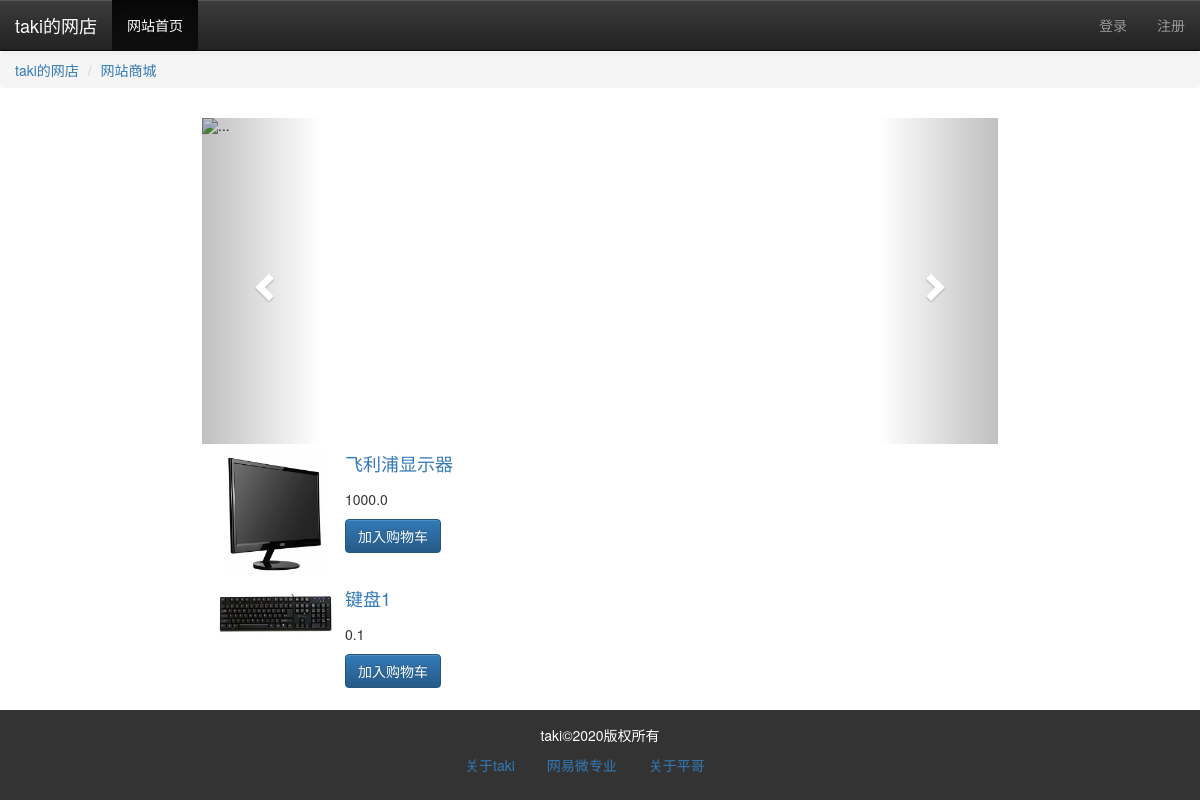
Screenshot of /mall/ with the database file from the repository.
### xp_mall/models/goods.py (models this page shows)
@whooshee.register_model("goods_title", "detail")
class Goods(db.Model):
    goods_id = db.Column(db.Integer, primary_key=True)
    goods_title = db.Column(db.String(100))
    goods_subhead = db.Column(db.String(100))
    category_id = db.Column(db.Integer, db.ForeignKey('goods_category.id'))
    thumb = db.Column(db.String(100))
    main_pic = db.Column(db.String(500))
    price = db.Column(db.FLOAT)
    detail = db.Column(db.TEXT)
    create_time = db.Column(db.DateTime)
    category = db.relationship('GoodsCategory')

### xp_mall/mall/goods.py (the view)
@mall_module.route('/')
def index():
    page = request.args.get('page', 1, type=int)
    per_page = current_app.config['XPMALL_GOODS_PER_PAGE']
    pagination = Goods.query.order_by(Goods.create_time.desc()).paginate(page, per_page=per_page)
    goods_list = pagination.items
    categories = GoodsCategory.query.order_by(GoodsCategory.id).first()
    return render_template("mall/index.html", goods_list=goods_list)

### app.py (called while the page is built)
def register_request_handlers(app):
    @app.after_request
    def query_profiler(response):
        for q in get_debug_queries():
            if q.duration >= app.config['XPMALL_SLOW_QUERY_THRESHOLD']:
                app.logger.warning(
                    'Slow query: Duration: %fs\n Context: %s\nQuery: %s\n '
                    % (q.duration, q.context, q.statement)
                )
        return response

### xp_mall/mall/__init__.py (called while the page is built)
@mall_module.context_processor
def get_current_pos():
    return {"current_module": "网站商城", "current_module_url":url_for(".index") }

### templates/mall/index.html (shortened to what this page needs)
{% extends "base.html" %}
{% block content %}
<ul class="breadcrumb">
    <li><a href="">taki的网店</a></li>
    <li><a href="{{ current_module_url }}">{{ current_module }}</a></li>
</ul>
<div class="container-fluid">
    <div class="row">
        <div class="col-md-2 hidden-xs hidden-sm"></div>
        <div id="carousel-example-generic" class="carousel slide" data-ride="carousel" style="width:796px;height:326px;margin:10px auto;overflow: hidden;">
            <ol class="carousel-indicators">
                <li data-target="#carousel-example-generic" data-slide-to="0" class="active"></li>
                <li data-target="#carousel-example-generic" data-slide-to="1"></li>
                <li data-target="#carousel-example-generic" data-slide-to="2"></li>
            </ol>
            <div class="carousel-inner" role="listbox">
                <div class="item active">
                    <img src="http://img61.ddimg.cn/2020/6/10/2020061017390727663.jpg" alt="...">
                </div>
            </div>
            <a class="left carousel-control" href="#carousel-example-generic" role="button" data-slide="prev">
                <span class="glyphicon glyphicon-chevron-left" aria-hidden="true"></span>
            </a>
            <a class="right carousel-control" href="#carousel-example-generic" role="button" data-slide="next">
                <span class="glyphicon glyphicon-chevron-right" aria-hidden="true"></span>
            </a>
        </div>
    </div>
    <div class="row">
        <div class="col-md-2 hidden-xs hidden-sm">
        </div>
        <div class="col-md-6">
            <ul class="media-list">
                {% if goods_list %}
                {% for goods in goods_list %}
                <li class="media">
                    <a href="" class="pull-left">
                        <img src="/uploads/{{ goods.thumb }}" class="media-object">
                    </a>
                    <div class="media-body">
                        <h4 class="media-heading"><a
                                href="{{ url_for(".show_goods", category_id=goods.category_id, goods_id=goods.goods_id) }}">{{ goods.goods_title }}</a>
                        </h4>
                        <div class="media">
                            <p>{{ goods.price}}</p>
                            <button class="btn btn-primary cart-btn"
                                onclick="cart('{{ url_for("member.add_cart", goods_id=goods.goods_id) }}')">加入购物车</button>
                        </div>
                    </div>
                </li>
                {% endfor %}
                {% endif %}
            </ul>
        </div>
    </div>
</div>
{% endblock %}

### templates/base.html (style rules this page uses)
body { padding-top: 52px; }
.media a>img { width: 120px; }

### rows the page displays
Goods: shows a picture, goods_title "飞利浦显示器", price "1000.0"
Goods: shows a picture, goods_title "键盘1", price "0.1"

### other values shown
{{ current_module }} "网站商城"
